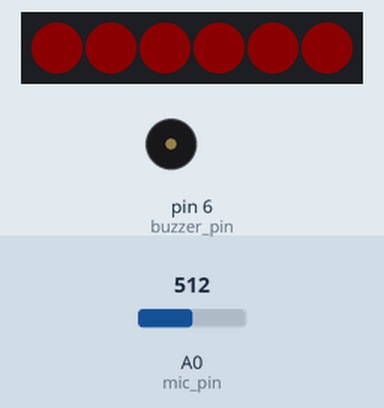
Recording of a sketch running on a simulated Arduino Uno, built with avr-gcc and run on an emulated ATmega328P. On the bench: 6 RGB LEDs in strip order, left to right, buzzer (waves = sounding). The inputs (shaded band) are chosen by the test bench; at power-on: A0 (mic_pin) = 512. Dim RGB values are drawn brighter than linear; what the sketch prints to the serial monitor is not drawn.

Above: at 0.15 s.
At 0.7 s:
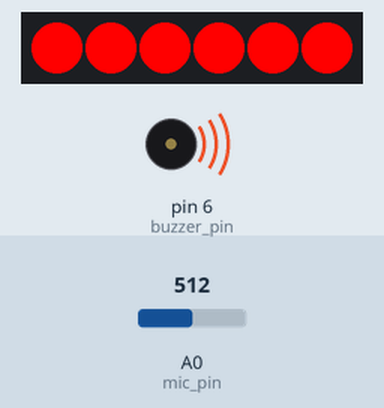
Timing chart, 0 to 97.3 s (numbered marks = the images above):
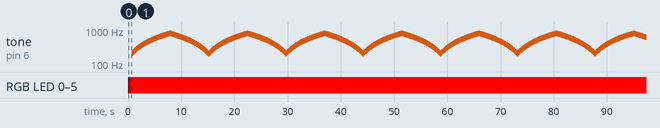

The sketch:

Applause_heat.ino
```cpp
#include <Adafruit_NeoPixel.h>

#define PIN 4

Adafruit_NeoPixel strip = Adafruit_NeoPixel(6, PIN, NEO_GRB + NEO_KHZ800);


#define mic_pin A0
#define buzzer_pin 6

#define voice 400

int voice_data;

int num = 10;

long time,timer;

boolean add;
int i = 200;

void setup() {
  Serial.begin(115200);
  pinMode(mic_pin, INPUT);
  pinMode(buzzer_pin, OUTPUT);

  strip.begin();
  strip.show();
}

void loop() {
  voice_data = analogRead(mic_pin);
  //Serial.println(voice_data);
  if (voice_data > voice)
  {
    num++;
    if (num > 255)
    {
      num = 255;
      buzzer();
    }
    colorWipe(strip.Color(num, 0, 0));
    //delay(10);
    Serial.println(num);
    time = millis();
  }

  if (millis() - time > 3000 )
  {
    voice_data = analogRead(mic_pin);
    if (voice_data < voice)
    {
      colorWipe(strip.Color(0, 0, 0));
      num = 10;
      noTone(buzzer_pin);
    }
    time = millis();
  }
}

void colorWipe(uint32_t c) {
  for (uint16_t i = 0; i < strip.numPixels(); i++) {
    strip.setPixelColor(i, c);
    strip.show();
  }
}

void buzzer()
{
  if (millis() - timer > 10)
  {
    if (!add)
    {
      i++;
      if (i >= 800)
        add = true;
    }
    else
    {
      i--;
      if (i <= 200)
        add = false;
    }
    tone(buzzer_pin, i);
    timer = millis();
  }
}
```

Measured:
- by itself, RGB LED 0–5: off → RGB(11, 0, 0) at 0.00 s, → RGB(124, 0, 0) 0.30 s later, → RGB(236, 0, 0) 0.30 s later, → RGB(255, 0, 0) 0.05 s later
- by itself, tone on pin 6 (buzzer_pin): plays 201 Hz for 0.01 s, 202 Hz for 0.01 s, 203 Hz for 0.01 s, 204 Hz for 0.01 s, 205 Hz for 0.01 s, 206 Hz for 0.01 s … (7994 notes in this stretch)
